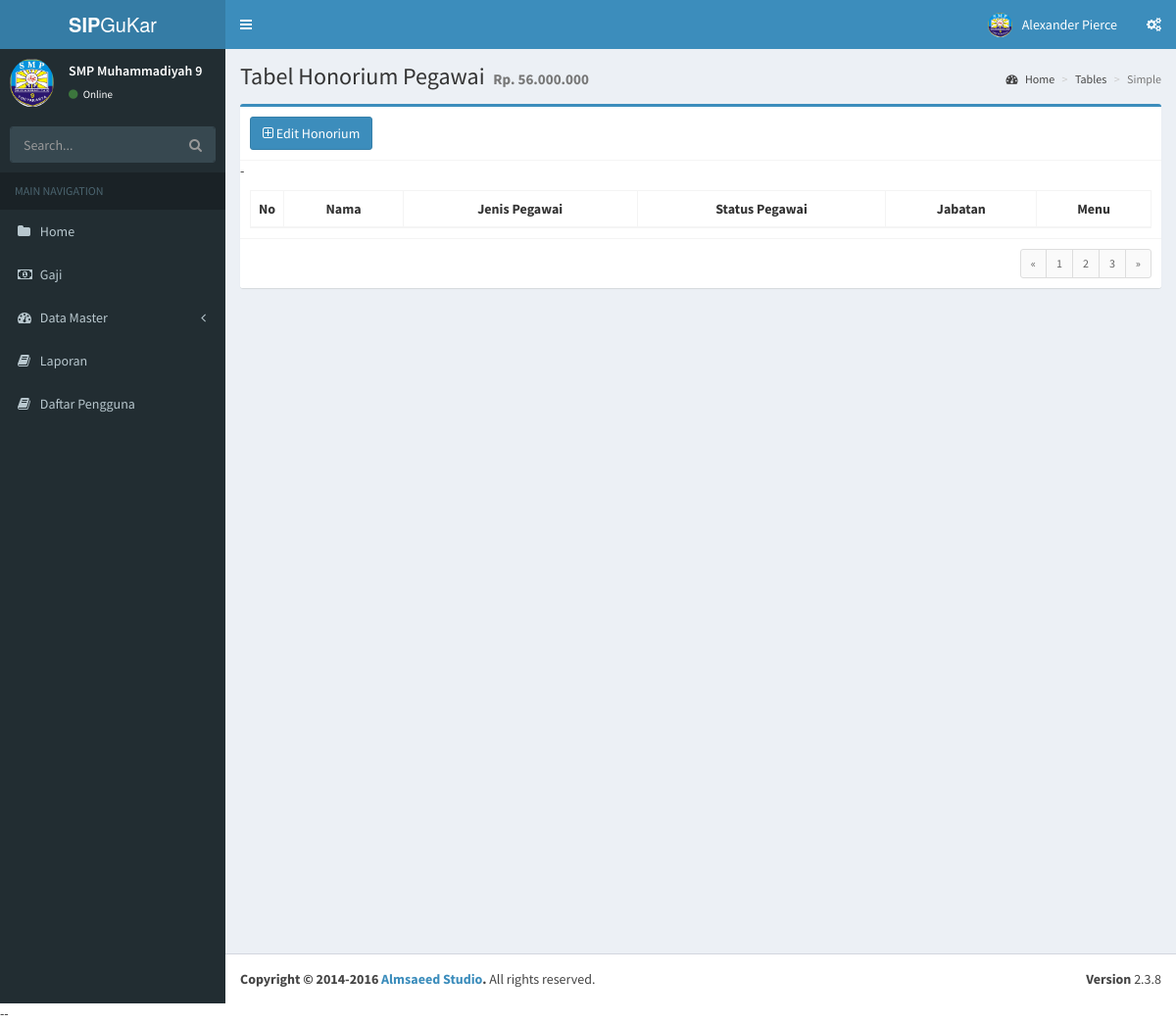
Page /honor/detail/56000000 on the earlier database version.
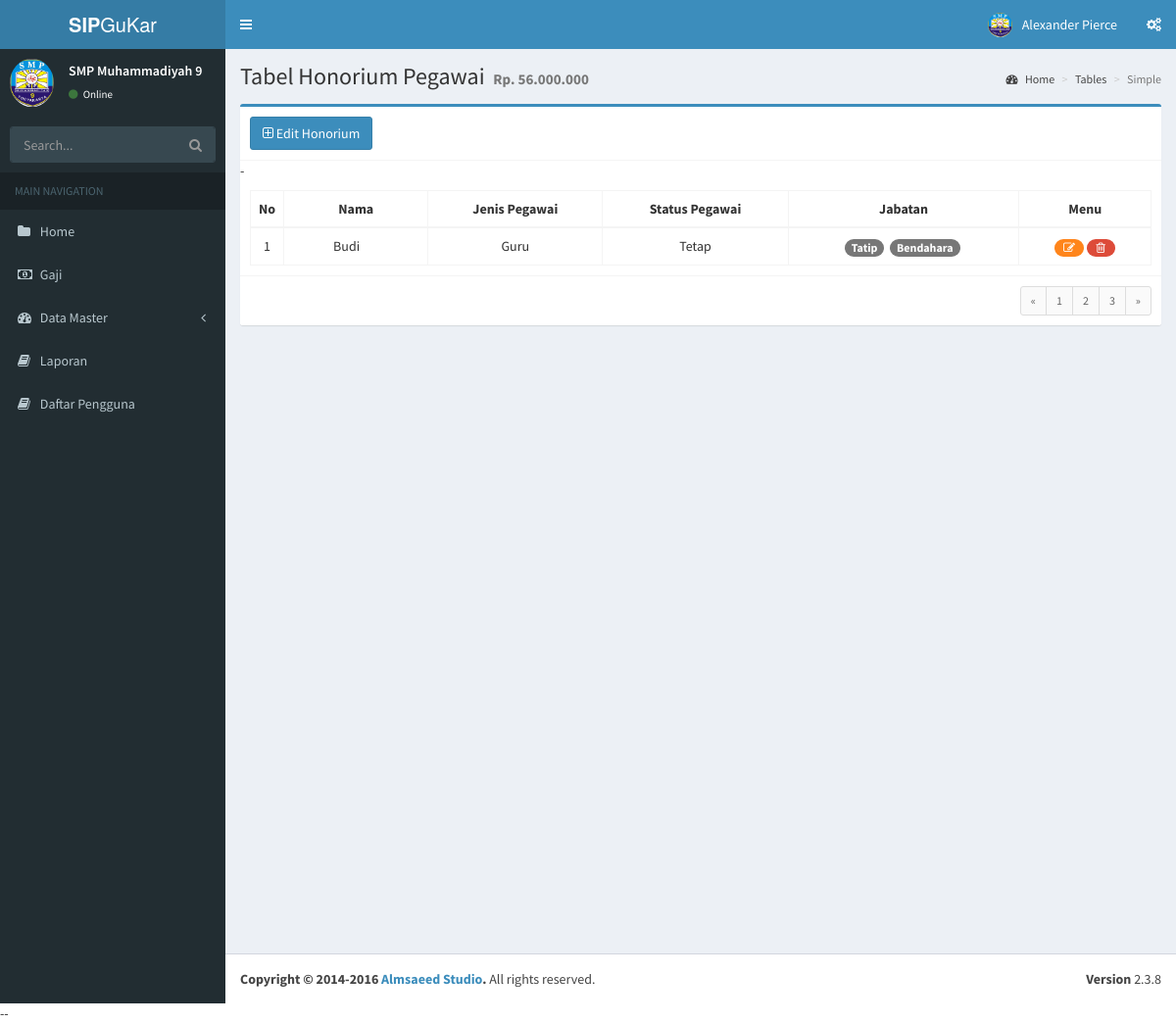
Same page on the later database version.
### tables this page shows
CREATE TABLE `pegawai` (
  `id_pegawai` int(11) NOT NULL,
  `nbm` varchar(100) DEFAULT NULL,
  `nama` varchar(100) NOT NULL,
  `tempat_lahir` varchar(100) NOT NULL,
  `tgl_lahir` date NOT NULL,
  `telepon` int(20) NOT NULL,
  `jns_pegawai` enum('0','1') NOT NULL,
  `gender` enum('P','L') NOT NULL,
  `email` varchar(100) NOT NULL,
  `status_pegawai` enum('P','T0','T1') DEFAULT NULL,
  `status` int(1) NOT NULL,
  `agama` enum('Islam','Protestan','Katolik','Hindu','Buddha','Khonghucu') NOT NULL,
  `umur` varchar(20) NOT NULL,
  `honor` int(11) DEFAULT NULL
);

### application/libraries/Template.php (called while the page is built)
<?php if ( ! defined('BASEPATH')) exit('No direct script access allowed');
class Template {
		var $template_data = array();
		function set($name, $value)
		{
			$this->template_data[$name] = $value;
		}
		function load($template = '', $view = '' , $view_data = array(), $return = FALSE)
		{
			$this->CI =& get_instance();
			$this->set('contents', $this->CI->load->view($view, $view_data, TRUE));
			return $this->CI->load->view($template, $this->template_data, $return);
		}
}

### application/controllers/Honor.php (called while the page is built, shortened)
<?php
class Honor extends CI_Controller {
	public function detail_honor($honor = TRUE)
	{
		$data['title'] = 'Tabel Honorium Pegawai';
		$data['desc' ] = 'Rp. '.number_format($honor,0,',','.');
		$data['honors'] = $this->M_honor->get_honor($honor)->result_array();
		$data['honor_val'] = $data['honors'][0]['honor'];
		$this->template->load('index','honor/detail_honor', $data);
	}
}

### index.php (called while the page is built, shortened)
<?php
require_once BASEPATH.'core/CodeIgniter.php';

### application/models/M_honor.php (called while the page is built, shortened)
<?php
class M_honor extends CI_Model{
	public function get_honor($honor = TRUE)
	{
		if ($honor == TRUE) {
			$this->db->select('p.*, GROUP_CONCAT(DISTINCT jbt.jabatan) jbt_list,
							   GROUP_CONCAT(DISTINCT CONCAT(jbt.jabatan, "</span>&nbsp;<span>") ORDER BY p.nama SEPARATOR "</span>&nbsp;<span>") as result_list');
			$this->db->join('jbt_pegawai jp', 'jp.id_pegawai = p.id_pegawai', 'LEFT');
			$this->db->join('jabatan jbt', 'jbt.id_jabatan = jp.id_jabatan', 'LEFT');
			$this->db->group_by('p.id_pegawai');
			return $this->db->get_where('pegawai p', array('p.honor' => $honor));
		}
	}
}

### application/views/honor/detail_honor.php (the view, shortened to what this page needs)
<section class="content">
	<div class="row">
		<div class="col-md-12">
			<div class="box box-primary">
				<div class="box-header with-border">
					<h3 class="box-title">
						<a href="" data-toggle="modal" data-target="#editHonor<?php echo $honor_val;?>" class='btn btn-primary'>
							<i class="fa fa-plus-square-o"></i> Edit Honorium
						</a>
					</h3>
				</div>-
				<div class="box-body">
					<table class="table table-bordered table-hover responsive text-center">
						<thead>
							<th style="width: 10px">No</th>
							<th>Nama</th>
							<th>Jenis Pegawai</th>
							<th>Status Pegawai</th>
							<th>Jabatan</th>
							<th>Menu</th>
						</thead>
						<tbody>
						<?php
							$no=1; foreach ($honors as $key => $honor) : ?>
							<tr>
								<td style="width: 10px"><?php echo $no++;?></td>
								<td style="text-align: left; padding-left: 50px;"><?php echo $honor['nama'];?></td>
								<td><?php echo ($honor['jns_pegawai'] == 0) ? 'Guru' : 'Karyawan';?></td>
								<td><?php switch ($honor['status_pegawai']) {
									case 'T1':
										echo 'Tetap';
										break;
								}?></td>
								<td class="badge-edit"><span><?php echo $honor['result_list'];?></span></td>
								<td>
									<a href="" data-toggle="modal" data-target="#editHonorPegawai<?php echo $honor['id_pegawai'];?>" title="Edit" data-tooltip="tooltip" data-placement="left">
										<span class="badge bg-orange"><i class="fa fa-fw fa-pencil-square-o"></i></span>
									</a>
									<a href="" data-toggle="modal" data-target="#deleteHonorPegawai<?php echo $honor['id_pegawai'];?>" title="Hapus" data-tooltip="tooltip" data-placement="right">
										<span class="badge bg-red"><i class="fa fa-fw fa-trash-o"></i></span>
									</a>
								</td>
							</tr>
							<?php endforeach; ?>
						</tbody>
					</table>
				</div>
				<div class="box-footer clearfix">
					<ul class="pagination pagination-sm no-margin pull-right">
						<li><a href="#">&laquo;</a></li>
						<li><a href="#">1</a></li>
						<li><a href="#">2</a></li>
						<li><a href="#">3</a></li>
						<li><a href="#">&raquo;</a></li>
					</ul>
				</div>
			</div>
</section>
</div>

Differences in the rows shown:
added pegawai: nama "Budi", jns_pegawai "Guru", status_pegawai "Tetap", result_list "Tatip Bendahara"
